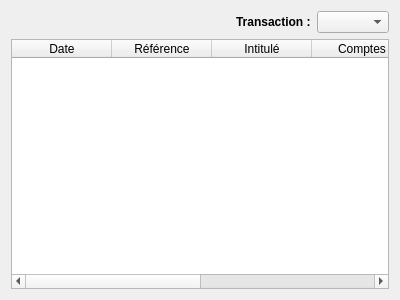
<?xml version="1.0" encoding="UTF-8"?>
<ui version="4.0">
 <class>TransactionsForm</class>
 <widget class="QWidget" name="TransactionsForm">
  <property name="geometry">
   <rect>
    <x>0</x>
    <y>0</y>
    <width>400</width>
    <height>300</height>
   </rect>
  </property>
  <property name="windowTitle">
   <string>Form</string>
  </property>
  <layout class="QVBoxLayout" name="layoutTransaction">
   <item>
    <layout class="QHBoxLayout" name="layoutActionsTransactions">
     <item>
      <widget class="QPushButton" name="boutonAjouterTransaction">
       <property name="sizePolicy">
        <sizepolicy hsizetype="Fixed" vsizetype="Fixed">
         <horstretch>0</horstretch>
         <verstretch>0</verstretch>
        </sizepolicy>
       </property>
       <property name="cursor">
        <cursorShape>PointingHandCursor</cursorShape>
       </property>
       <property name="toolTip">
        <string>Ajouter une nouvelle transaction</string>
       </property>
       <property name="styleSheet">
        <string notr="true">#boutonAjouterTransaction {
	border: none;
}

#boutonAjouterTransaction:hover {
	background-color: rgba(0, 0, 0, 0.2);
}</string>
       </property>
       <property name="text">
        <string/>
       </property>
       <property name="icon">
        <iconset resource="../resources.qrc">
         <normaloff>:/icons/resources/plus_button.png</normaloff>:/icons/resources/plus_button.png</iconset>
       </property>
       <property name="iconSize">
        <size>
         <width>32</width>
         <height>32</height>
        </size>
       </property>
      </widget>
     </item>
     <item>
      <widget class="QPushButton" name="boutonModifierTransaction">
       <property name="sizePolicy">
        <sizepolicy hsizetype="Fixed" vsizetype="Fixed">
         <horstretch>0</horstretch>
         <verstretch>0</verstretch>
        </sizepolicy>
       </property>
       <property name="cursor">
        <cursorShape>PointingHandCursor</cursorShape>
       </property>
       <property name="toolTip">
        <string>Corriger une transaction</string>
       </property>
       <property name="styleSheet">
        <string notr="true">#boutonModifierTransaction {
	border: none;
}

#boutonModifierTransaction:hover {
	background-color: rgba(0, 0, 0, 0.2);
}</string>
       </property>
       <property name="text">
        <string/>
       </property>
       <property name="icon">
        <iconset resource="../resources.qrc">
         <normaloff>:/icons/resources/modify_button.png</normaloff>:/icons/resources/modify_button.png</iconset>
       </property>
       <property name="iconSize">
        <size>
         <width>32</width>
         <height>32</height>
        </size>
       </property>
      </widget>
     </item>
     <item>
      <widget class="QPushButton" name="boutonSupprimerTransaction">
       <property name="sizePolicy">
        <sizepolicy hsizetype="Fixed" vsizetype="Fixed">
         <horstretch>0</horstretch>
         <verstretch>0</verstretch>
        </sizepolicy>
       </property>
       <property name="cursor">
        <cursorShape>PointingHandCursor</cursorShape>
       </property>
       <property name="toolTip">
        <string>Supprimer une transaction</string>
       </property>
       <property name="styleSheet">
        <string notr="true">#boutonSupprimerTransaction {
	border: none;
}

#boutonSupprimerTransaction:hover {
	background-color: rgba(0, 0, 0, 0.2);
}</string>
       </property>
       <property name="text">
        <string/>
       </property>
       <property name="icon">
        <iconset resource="../resources.qrc">
         <normaloff>:/icons/resources/minus_button.png</normaloff>:/icons/resources/minus_button.png</iconset>
       </property>
       <property name="iconSize">
        <size>
         <width>32</width>
         <height>32</height>
        </size>
       </property>
      </widget>
     </item>
     <item>
      <spacer name="horizontalSpacer">
       <property name="orientation">
        <enum>Qt::Horizontal</enum>
       </property>
       <property name="sizeType">
        <enum>QSizePolicy::MinimumExpanding</enum>
       </property>
       <property name="sizeHint" stdset="0">
        <size>
         <width>40</width>
         <height>20</height>
        </size>
       </property>
      </spacer>
     </item>
     <item>
      <widget class="QLabel" name="labelChoixTransaction">
       <property name="text">
        <string>&lt;html&gt;&lt;head/&gt;&lt;body&gt;&lt;p&gt;&lt;span style=&quot; font-weight:600;&quot;&gt;Transaction :&lt;/span&gt;&lt;/p&gt;&lt;/body&gt;&lt;/html&gt;</string>
       </property>
      </widget>
     </item>
     <item>
      <widget class="QComboBox" name="choixTransaction">
       <property name="currentText">
        <string/>
       </property>
       <property name="sizeAdjustPolicy">
        <enum>QComboBox::AdjustToContents</enum>
       </property>
      </widget>
     </item>
    </layout>
   </item>
   <item>
    <widget class="QTableWidget" name="tableTransaction">
     <property name="editTriggers">
      <set>QAbstractItemView::NoEditTriggers</set>
     </property>
     <property name="sortingEnabled">
      <bool>false</bool>
     </property>
     <property name="columnCount">
      <number>6</number>
     </property>
     <attribute name="horizontalHeaderCascadingSectionResizes">
      <bool>false</bool>
     </attribute>
     <attribute name="horizontalHeaderDefaultSectionSize">
      <number>100</number>
     </attribute>
     <attribute name="verticalHeaderVisible">
      <bool>false</bool>
     </attribute>
     <attribute name="verticalHeaderCascadingSectionResizes">
      <bool>false</bool>
     </attribute>
     <column>
      <property name="text">
       <string>Date</string>
      </property>
     </column>
     <column>
      <property name="text">
       <string>Référence</string>
      </property>
     </column>
     <column>
      <property name="text">
       <string>Intitulé</string>
      </property>
     </column>
     <column>
      <property name="text">
       <string>Comptes</string>
      </property>
     </column>
     <column>
      <property name="text">
       <string>Débit</string>
      </property>
     </column>
     <column>
      <property name="text">
       <string>Crédit</string>
      </property>
     </column>
    </widget>
   </item>
  </layout>
 </widget>
 <resources>
  <include location="../resources.qrc"/>
 </resources>
 <connections/>
</ui>
